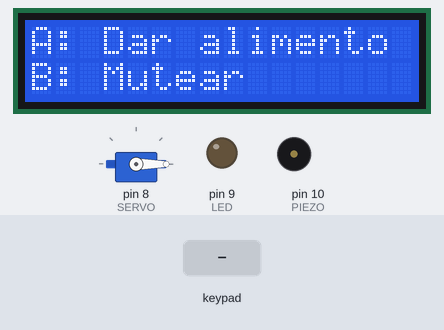
Bench run of a sketch on a simulated Arduino Uno, built with avr-gcc and run on an emulated ATmega328P. Shown: servo, 16×2 character LCD, output pins drawn as LEDs (lit = HIGH), buzzer (waves = sounding). Dashed ring = blinking. The inputs (shaded band) are chosen by the test bench. Pins used as bus, display or sensor lines are not drawn.

Above: at 1.2 s.
1.3 s: key 'A' pressed
At 1.38 s:
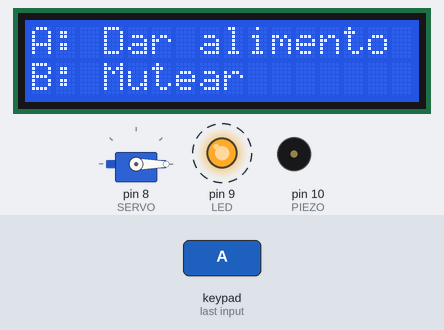
At 3.2 s:
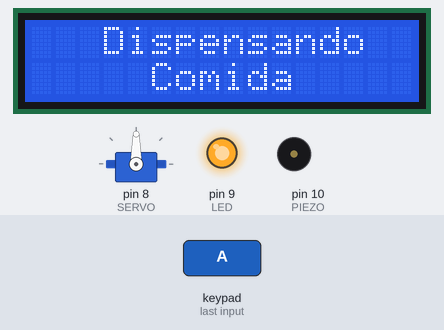
3.7 s: key 'B' pressed
6.7 s: keypad keys 7 6 5 4 A pressed 0.4 s apart
At 15.3 s:
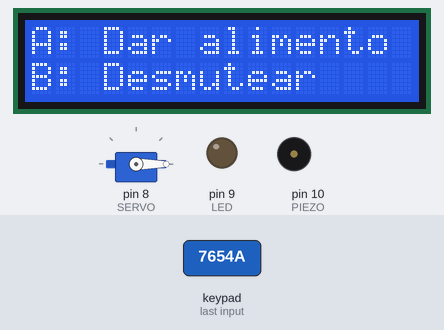
Timing chart, 0 to 16.8 s (numbered marks = the images above; inputs shaded):
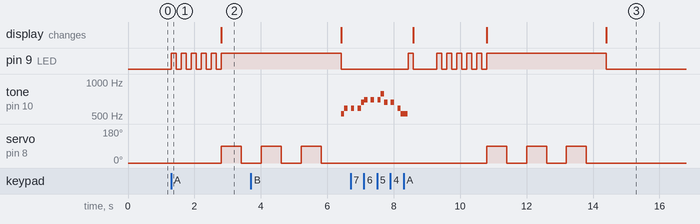

Measured:
- after the input at 1.3 s, pin 9 (LED): alternates HIGH for 0.15 s and LOW for 0.15 s, 11 changes in all, then stays HIGH, starting at once; servo on pin 8 (SERVO): 0° → 90° after 1.5 s, → 0° 0.60 s later
- after the input at 6.7 s, servo on pin 8 (SERVO): alternates 90° for 0.60 s and 0° for 0.60 s, 6 changes in all, then stays 0°, starting after 4.1 s; the display: first differs from a run without the input after 4.1 s (image 3 shows a later state)
- by itself, tone on pin 10 (PIEZO): plays 587 Hz for 0.10 s, 587 Hz for 0.10 s, 659 Hz for 0.10 s, 698 Hz for 0.10 s, 698 Hz for 0.10 s, 698 Hz for 0.10 s … (11 notes in this stretch)

The sketch:

pet-food-dispenser.ino
```cpp
#include <Keypad.h>
#include <Servo.h>
#include <LiquidCrystal.h>

#define CLOSE 0
#define OPEN 90

LiquidCrystal lcd(A0, A1, A2, A3, A4, A5);
const byte COLUMNS = 4;
const byte ROWS = 4;
const byte SERVO = 8;
const byte LED = 9;
const byte PIEZO = 10;
const byte FOOD_DISPENSER_ITERATORS = 3;
const byte LED_SEQUENCE_ITERATORS = 5;
const char KEYS[ROWS][COLUMNS] =
{
  { '1', '2', '3', 'A' },
  { '4', '5', '6', 'B' },
  { '7', '8', '9', 'C' },
  { '*', '0', '#', 'D' },
};
byte _rowPins[ROWS] = { 7, 6, 5, 4 };
byte _columnPins[COLUMNS] = { 3, 2, 1, 0 };
Keypad _keyboard = Keypad(makeKeymap(KEYS), _rowPins, _columnPins, ROWS, COLUMNS);
Servo _servoMotor;
boolean _isMute;

void setup()
{
  _initServomotor();
  _initLed();
  _initPiezo();
  _initLCDDisplay();
  _isMute = false;
}

void loop()
{
  _runByKeypad();
}

void _runByKeypad()
{
  switch (_getKey())
  {
    case 'A':
      _feed();
      break;
    case 'B':
      _muteOrUnmute();
      break;
  }
}

void _feed()
{
  _executeLedSequence();
  _foodDispenser();
  digitalWrite(LED, LOW);
  _reproduceMusic();
}

void _executeLedSequence()
{
  for (int index = 0; index < LED_SEQUENCE_ITERATORS; index++)
  {
    digitalWrite(LED, HIGH);
    delay(150);
    digitalWrite(LED, LOW);
    delay(150);
  }
  digitalWrite(LED, HIGH);
}

void _foodDispenser()
{
  String messageFirstLine = "   Dispensando  ";
  String messageSecondLine = "     Comida     ";
  _showMessageInLCDDisplay(messageFirstLine, messageSecondLine);
  _executeServomotorSequence();
  _updateMessageMuteOrUnmuteInLCD();
}

void _executeServomotorSequence()
{
  for (int index = 0; index < FOOD_DISPENSER_ITERATORS; index++)
  {
    _servoMotor.write(OPEN);
    delay(600);
    _servoMotor.write(CLOSE);
    delay(600);
  }
}

void _muteOrUnmute()
{
  _isMute = !_isMute;
  _ledNotice();
  if (!_isMute)
  {
    _piezoNotice();
  }
  _updateMessageMuteOrUnmuteInLCD();
}

void _ledNotice()
{
  digitalWrite(LED, HIGH);
  delay(150);
  digitalWrite(LED, LOW);
}

void _piezoNotice()
{
  tone(PIEZO, 440, 100);
  delay(100);
  noTone(PIEZO);
  digitalWrite(PIEZO, HIGH);
}

void _updateMessageMuteOrUnmuteInLCD()
{
  String messageFirstLine = "A: Dar alimento ";
  String messageSecondLine = _isMute ? "B: Desmutear    " : "B: Mutear       ";
  _showMessageInLCDDisplay(messageFirstLine, messageSecondLine);
}

void _showMessageInLCDDisplay(String messageFirstLine, String messageSecondLine)
{
  lcd.setCursor(0, 0);
  lcd.print(messageFirstLine);
  lcd.setCursor(0, 1);
  lcd.print(messageSecondLine);
}

char _getKey()
{
  return _keyboard.getKey();
}

void _reproduceMusic()
{
  if (!_isMute)
  {
    double _musicalNotes[] = { 523.25, 587.33, 659.25, 698.45, 783.99 };
    double _times[] = { 0, 100, 200 };
    int _notesSequence[] = { 0, 1, 1, 1, 2, 3, 3, 3, 4, 2, 2, 1, 0, 0, 1 };
    int _timesSequence[] = { 1, 2, 2, 1, 1, 2, 2, 1, 1, 2, 2, 1, 1, 1, 0 };
    for (int index = 0; index < 16; index++)
    {
      tone(PIEZO, _musicalNotes[_notesSequence[index]], 100);
      delay(_times[_timesSequence[index]]);
    }
    noTone(PIEZO);
    digitalWrite(PIEZO, HIGH);
  }
}

void _initServomotor()
{
  _servoMotor.attach(SERVO);
  _servoMotor.write(CLOSE);
}

void _initLed()
{
  pinMode(LED, OUTPUT);
  digitalWrite(LED, LOW);
}

void _initPiezo()
{
  pinMode(PIEZO, OUTPUT);
  digitalWrite(PIEZO, HIGH);
}

void _initLCDDisplay()
{
  lcd.begin(16, 2);
  _updateMessageMuteOrUnmuteInLCD();
}
```
